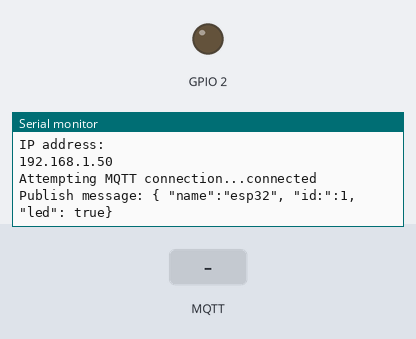
A program run on a simulated ESP32. Parts: output pins drawn as LEDs (lit = HIGH), the last lines printed to the serial monitor. The test bench sets the inputs (shaded band). WiFi joins after 1.5 s; servers stay silent unless stated; random numbers use the default seed unless the program sets one; no MQTT or app messages arrive unless stated.

Above: at 2.7 s.
2.8 s: MQTT message "1" arrives on the first subscribed topic
At 3.8 s:
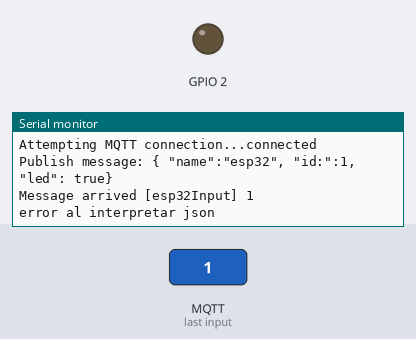
4.3 s: MQTT message "on" arrives on the first subscribed topic
At 5.2 s:
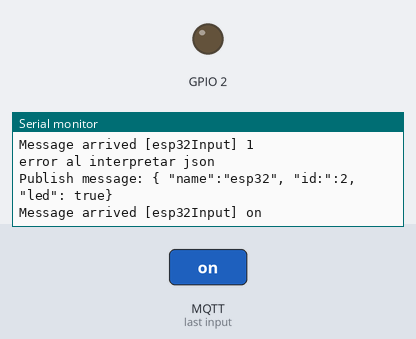
5.8 s: MQTT message "off" arrives on the first subscribed topic
At 5.96 s:
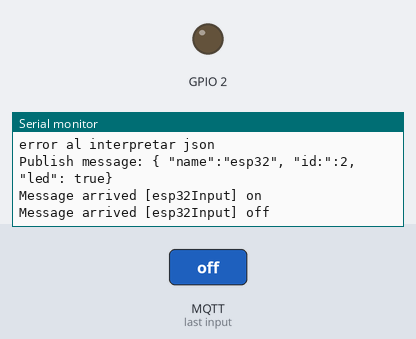
Timing chart, 0 to 8.8 s (numbered marks = the images above; inputs shaded):
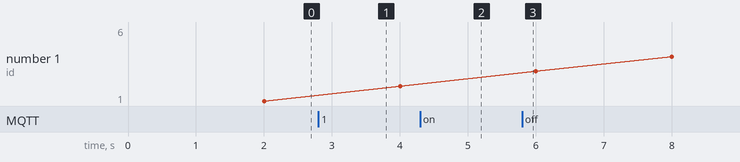

Measured:
- after the input at 2.8 s, the serial monitor: prints a new line at once (image 1)
- after the input at 4.3 s, the serial monitor: prints a new line at once (image 2)
- after the input at 5.8 s, the serial monitor: prints a new line at once (image 3)

The program:

main.cpp
```cpp
// (licence header left out)
#include <Arduino.h>
#include <WiFi.h>
#include <WiFiClient.h>
#include <PubSubClient.h>
#include <ArduinoJson.h>

const char* ssid = "RQUINOB";
const char* password = "R#29qbCivil";
const char* mqtt_server = "broker.mqtt-dashboard.com";

WiFiClient espClient;
PubSubClient client(espClient);
unsigned long lastMsg = 0;
#define MSG_BUFFER_SIZE	(50)
char msg[MSG_BUFFER_SIZE];
int value = 0;

void setup_wifi() {

  delay(10);
  // We start by connecting to a WiFi network
  Serial.println();
  Serial.print("Connecting to ");
  Serial.println(ssid);

  WiFi.mode(WIFI_STA);
  WiFi.begin(ssid, password);

  while (WiFi.status() != WL_CONNECTED) {
    delay(500);
    Serial.print(".");
  }

  randomSeed(micros());

  Serial.println("");
  Serial.println("WiFi connected");
  Serial.println("IP address: ");
  Serial.println(WiFi.localIP());
}

void callback(char* topic, byte* payload, unsigned int length) {
  Serial.print("Message arrived [");
  Serial.print(topic);
  Serial.print("] ");
  for (int i = 0; i < length; i++) {
    Serial.print((char)payload[i]);
  }
  Serial.println();

  StaticJsonDocument<256> doc;

  DeserializationError err =  deserializeJson(doc, payload);

  if(!err){
    Serial.println("error al interpretar json");
  }
  if(doc["Led"] == true){

  }
  if(doc["puerta"] == true){

  }
  if(doc["tempMax"] > 23){

  }

}

void reconnect() {
  // Loop until we're reconnected
  while (!client.connected()) {
    Serial.print("Attempting MQTT connection...");
    // Create a random client ID
    String clientId = "ESP8266Client-";
    clientId += String(random(0xffff), HEX);
    // Attempt to connect
    if (client.connect(clientId.c_str())) {
      Serial.println("connected");
      // Once connected, publish an announcement...
      client.publish("outTopic", "hello world");
      // ... and resubscribe
      client.subscribe("esp32Input");
    } else {
      Serial.print("failed, rc=");
      Serial.print(client.state());
      Serial.println(" try again in 5 seconds");
      // Wait 5 seconds before retrying
      delay(5000);
    }
  }
}

void setup() {
  pinMode(BUILTIN_LED, OUTPUT);     // Initialize the BUILTIN_LED pin as an output
  Serial.begin(115200);
  setup_wifi();
  client.setServer(mqtt_server, 1883);
  client.setCallback(callback);
}

void loop() {

  if (!client.connected()) {
    reconnect();
  }
  client.loop();

  unsigned long now = millis();
  if (now - lastMsg > 2000) {
    lastMsg = now;
    ++value;
  snprintf (msg, MSG_BUFFER_SIZE, "{ \"name\":\"esp32\", \"id:\":%d, \"led\": true}\r\n", value);
    Serial.print("Publish message: ");
    Serial.println(msg);
    client.publish("esp32outputTopic", msg);
  }
}
```
